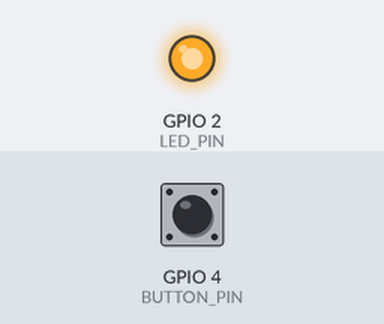
Recording of a sketch running on a simulated ESP32. Shown: output pins drawn as LEDs (lit = HIGH). The test bench sets the inputs (shaded band); at power-on: GPIO 4 (BUTTON_PIN) HIGH. WiFi joins after 1.5 s; servers stay silent unless stated; the local clock reads 2024-03-15 10:24:30 at power-on unless the sketch sets it; EEPROM starts erased; what the sketch prints to the serial monitor is not drawn.

Above: at 2.7 s.
2.8 s: GPIO 4 (BUTTON_PIN) pulled LOW for 0.15 s
At 4.6 s:
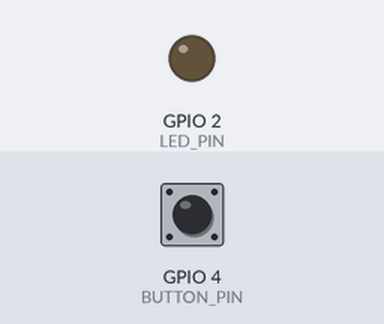
Timing chart, 0 to 6.1 s (numbered marks = the images above; inputs shaded):
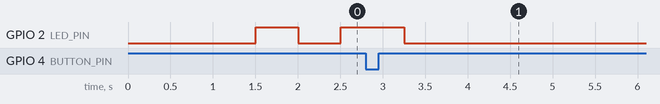

The sketch:

fish_feeder.ino
```cpp
#include <WiFi.h>
#include <WebServer.h>
#include <ESPmDNS.h>
#include <Preferences.h>
#include <time.h>


const char* WIFI_SSID = "wifi";  // must be a 2.4 GHz network
const char* WIFI_PASSWORD = "password";
const unsigned long FEED_INTERVAL_HOURS = 24;  // LED starts blinking after this long
// ----------------------------------

const int BUTTON_PIN = 4;
const int LED_PIN = 2;
const char* TIMEZONE = "PST8PDT,M3.2.0,M11.1.0";  // Pacific time with daylight saving
const char* HOSTNAME = "fishfeeder";              // page at http://fishfeeder.local

WebServer server(80);
Preferences prefs;

time_t lastFed = 0;  // 0 means "never fed yet"

// Button debounce state
int lastReading = HIGH;
int stableState = HIGH;
unsigned long lastChangeMs = 0;
const unsigned long DEBOUNCE_MS = 50;

// LED blink state
unsigned long lastBlinkMs = 0;
bool ledOn = false;

// ---------- Helpers ----------

bool timeIsSynced() {
  // Before the internet time sync finishes, the clock reads 1970
  return time(nullptr) > 1700000000;
}

bool needsFeeding() {
  if (lastFed == 0) return true;
  if (!timeIsSynced()) return false;
  return (time(nullptr) - lastFed) >= (time_t)(FEED_INTERVAL_HOURS * 3600UL);
  //return (time(nullptr) - lastFed) >= 60;  // TEST: 1 minute
}

String formatTime(time_t t) {
  struct tm info;
  localtime_r(&t, &info);
  char buf[40];
  strftime(buf, sizeof(buf), "%a %b %d, %I:%M %p", &info);
  return String(buf);
}

String formatAgo(long seconds) {
  if (seconds < 60) return "just now";
  long minutes = seconds / 60;
  long hours = minutes / 60;
  long days = hours / 24;
  minutes %= 60;
  hours %= 24;

  String s = "";
  if (days > 0) s += String(days) + " d ";
  if (hours > 0) s += String(hours) + " h ";
  if (days == 0) s += String(minutes) + " min ";
  return s + "ago";
}

void recordFeeding() {
  if (!timeIsSynced()) {
    Serial.println("Clock isn't synced yet. Check Wi-Fi and try again in a few seconds.");
    return;
  }
  lastFed = time(nullptr);
  prefs.putLong64("lastFed", (int64_t)lastFed);
  Serial.println("Fed at " + formatTime(lastFed));

  // Quick confirmation flash
  digitalWrite(LED_PIN, HIGH);
  delay(400);
  digitalWrite(LED_PIN, LOW);
  ledOn = false;
}

// ---------- Web page ----------

void handleRoot() {
  String status;
  String detail;
  String color;

  if (lastFed == 0) {
    status = "Not fed yet";
    detail = "Press the button when you feed them.";
    color = "#d9822b";
  } else if (!timeIsSynced()) {
    status = "Syncing clock...";
    detail = "Refresh in a few seconds.";
    color = "#888888";
  } else {
    long ago = (long)(time(nullptr) - lastFed);
    status = needsFeeding() ? "Time to feed!" : "Fish are fed";
    detail = "Last fed " + formatAgo(ago) + "<br><small>" + formatTime(lastFed) + "</small>";
    color = needsFeeding() ? "#d9822b" : "#2e9e6b";
  }

  String html =
    "<!doctype html><html><head>"
    "<meta charset='utf-8'>"
    "<meta name='viewport' content='width=device-width, initial-scale=1'>"
    "<meta http-equiv='refresh' content='30'>"
    "<title>Fish Feeder</title>"
    "<style>"
    "body{font-family:-apple-system,system-ui,sans-serif;margin:0;padding:24px;"
    "background:#f4f7f6;color:#1d2b28;text-align:center}"
    ".card{max-width:360px;margin:40px auto;background:#fff;border-radius:16px;"
    "padding:28px;box-shadow:0 2px 12px rgba(0,0,0,.08)}"
    ".status{font-size:28px;font-weight:700;color:"
    + color + ";margin:8px 0 12px}"
              ".detail{font-size:18px;line-height:1.5;margin-bottom:24px}"
              "small{color:#6b7a77}"
              "button{font-size:18px;padding:14px 24px;border:none;border-radius:12px;"
              "background:#2e9e6b;color:#fff;width:100%}"
              "</style></head><body>"
              "<div class='card'>"
              "<div style='font-size:40px'>&#128031;</div>"
              "<div class='status'>"
    + status + "</div>"
               "<div class='detail'>"
    + detail + "</div>"
               "<form method='POST' action='/fed'><button type='submit'>I just fed them</button></form>"
               "</div></body></html>";

  server.send(200, "text/html", html);
}

void handleFed() {
  recordFeeding();
  server.sendHeader("Location", "/");
  server.send(303);  // send the browser back to the main page
}

// ---------- Setup & loop ----------

void setup() {
  Serial.begin(115200);
  pinMode(BUTTON_PIN, INPUT_PULLUP);  // pressed = LOW
  pinMode(LED_PIN, OUTPUT);
  digitalWrite(LED_PIN, LOW);

  // Load the saved feeding time
  prefs.begin("fishfeeder", false);
  lastFed = (time_t)prefs.getLong64("lastFed", 0);

  // Connect to Wi-Fi
  Serial.print("Connecting to Wi-Fi");
  WiFi.mode(WIFI_STA);
  WiFi.begin(WIFI_SSID, WIFI_PASSWORD);
  unsigned long start = millis();
  while (WiFi.status() != WL_CONNECTED && millis() - start < 20000) {
    delay(500);
    Serial.print(".");
  }
  Serial.println();

  if (WiFi.status() == WL_CONNECTED) {
    Serial.print("Connected! Open http://");
    Serial.println(WiFi.localIP());
  } else {
    Serial.println("Couldn't connect. Double-check the Wi-Fi name/password (2.4 GHz only).");
  }

  // Get the real time from the internet
  configTzTime(TIMEZONE, "pool.ntp.org", "time.nist.gov");

  // Lets you use http://fishfeeder.local on most phones and computers
  if (MDNS.begin(HOSTNAME)) {
    Serial.println("Or try http://fishfeeder.local");
  }

  server.on("/", HTTP_GET, handleRoot);
  server.on("/fed", HTTP_POST, handleFed);
  server.begin();
}

void loop() {
  server.handleClient();

  // Debounced button read
  int reading = digitalRead(BUTTON_PIN);
  if (reading != lastReading) {
    lastChangeMs = millis();
    lastReading = reading;
  }
  if (millis() - lastChangeMs > DEBOUNCE_MS && reading != stableState) {
    stableState = reading;
    if (stableState == LOW) {
      recordFeeding();
    }
  }

  // Blink the LED when it's feeding time
  if (needsFeeding()) {
    if (millis() - lastBlinkMs > 500) {
      lastBlinkMs = millis();
      ledOn = !ledOn;
      digitalWrite(LED_PIN, ledOn ? HIGH : LOW);
    }
  } else if (ledOn) {
    ledOn = false;
    digitalWrite(LED_PIN, LOW);
  }
}
```
